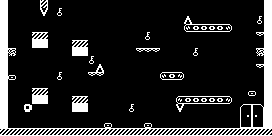

Rendered tile map (Tiled .tmx) drawn with the repository's tilesets; below, a short description and the map source with its tile grids summarised:
An orthogonal 34x17 tile map with 8x8 px tiles, 2 tile layers (Tile Layer 1, background) and 1 object (15).

<map version="1.0" orientation="orthogonal" renderorder="right-down" width="34" height="17" tilewidth="8" tileheight="8" nextobjectid="14">
 <properties>
  <property name="color1" value="23" />
  <property name="color2" value="23" />
  <property name="emmitercolor" value="78" />
  <property name="enemycolor" value="44" />
  <property name="hudcolor" value="13" />
  <property name="music" value="10" />
  <property name="name" value="HOT-HEADED" />
  <property name="tilecolor" value="141" />
 </properties>
 <tileset firstgid="1" name="pacman" tilewidth="8" tileheight="8">
  <image source="tileset.png" width="160" height="200" />
 </tileset>
 <layer name="Tile Layer 1" width="34" height="17">
  <properties>
   <property name="texture" value="tileset" />
  </properties>
  <data>[578 cells, 133 non-empty, 27 distinct tile ids]</data>
 </layer>
 <objectgroup name="enemies">
  <properties>
   <property name="_type" value="1" />
   <property name="sizex" value="32" />
   <property name="sizey" value="32" />
   <property name="speedx" value="35" />
   <property name="speedy" value="70" />
   <property name="texture" value="enemies_32x32" />
  </properties>
  <object id="12" type="15" x="224" y="112">
   <properties>
    <property name="reverse" value="0" />
   </properties>
   <polyline points="0,0 -176,0" />
  </object>
 </objectgroup>
 <layer name="background" width="34" height="17">
  <properties>
   <property name="texture" value="tileset" />
  </properties>
  <data>[578 cells, 9 non-empty, 9 distinct tile ids]</data>
 </layer>
</map>
